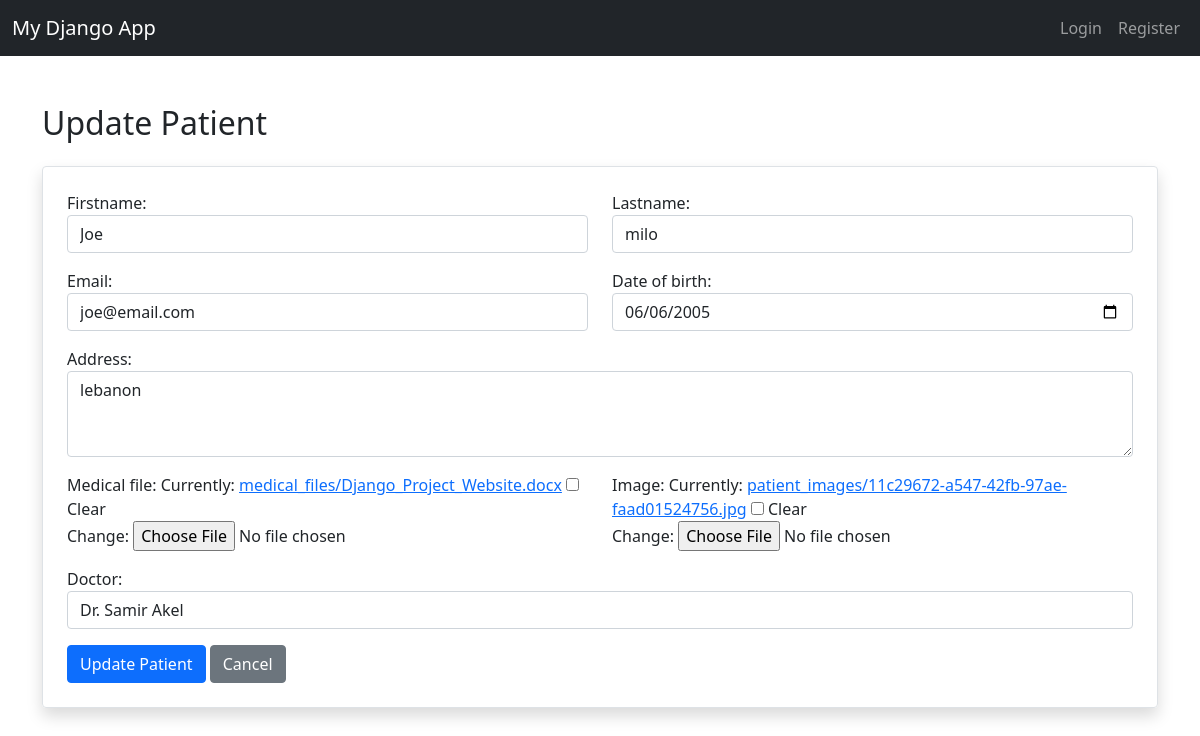
/user/update-patient/3/, run on the app's committed database.
### user/models.py (models this page shows, shortened)
class Patient(models.Model):
    firstname = models.CharField(max_length=255)
    lastname = models.CharField(max_length=255)
    email = models.EmailField()
    address = models.TextField()
    date_of_birth = models.DateField()
    medical_file = models.FileField(upload_to='medical_files/', blank=True, null=True)
    image = models.ImageField(upload_to='patient_images/', blank=True, null=True)
    doctor = models.ForeignKey(Doctor, on_delete=models.SET_NULL, null=True, related_name="patients")

### user/views.py (the view)
# urls.py: path('update-patient/<int:pk>/', update_patient, name='update-patient'),
def update_patient(request, pk):
    patient = Patient.objects.get(id=pk)
    if request.method == 'POST':
        form = PatientForm(request.POST, request.FILES, instance=patient)
        if form.is_valid():
            form.save()
            return redirect('home')
    else:
        form = PatientForm(instance=patient)
    return render(request, 'patient/update_patient.html', {'form': form})

### user/forms.py
class PatientForm(forms.ModelForm):
    class Meta:
        model = Patient
        fields = '__all__'
        widgets = {
            'date_of_birth': forms.DateInput(attrs={'type': 'date', 'class': 'form-control'}),
            'patient_id': forms.TextInput(attrs={'class': 'form-control'}),
            'firstname': forms.TextInput(attrs={'class': 'form-control'}),
            'lastname': forms.TextInput(attrs={'class': 'form-control'}),
            'email': forms.EmailInput(attrs={'class': 'form-control'}),
            'address': forms.Textarea(attrs={'class': 'form-control', 'rows': 3}),
            'doctor': forms.Select(attrs={'class': 'form-control'}),
        }

### user/models.py (called while the page is built)
    def __str__(self):
        return f"{self.firstname} {self.lastname}"

### user/templates/patient/update_patient.html (shortened to what this page needs)
{% extends "base.html" %}
{% block content %}
<div class="container mt-5">
    <h2 class="mb-4">Update Patient</h2>
    <form method="POST" enctype="multipart/form-data" class="border p-4 shadow rounded">
        <div class="row">
            <div class="col-md-6 mb-3">
                {{ form.firstname.label_tag }}
                {{ form.firstname }}
            </div>
            <div class="col-md-6 mb-3">
                {{ form.lastname.label_tag }}
                {{ form.lastname }}
            </div>
        </div>
        <div class="row">
            <div class="col-md-6 mb-3">
                {{ form.email.label_tag }}
                {{ form.email }}
            </div>
            <div class="col-md-6 mb-3">
                {{ form.date_of_birth.label_tag }}
                {{ form.date_of_birth }}
            </div>
        </div>
        <div class="mb-3">
            {{ form.address.label_tag }}
            {{ form.address }}
        </div>
        <div class="row">
            <div class="col-md-6 mb-3">
                {{ form.medical_file.label_tag }}
                {{ form.medical_file }}
            </div>
            <div class="col-md-6 mb-3">
                {{ form.image.label_tag }}
                {{ form.image }}
            </div>
        </div>
        <div class="mb-3">
            {{ form.doctor.label_tag }}
            {{ form.doctor }}
        </div>
        <button type="submit" class="btn btn-primary">Update Patient</button>
        <a href="{% url 'home' %}" class="btn btn-secondary">Cancel</a>
    </form>
</div>
{% endblock %}

### data on the page
Patient: firstname "Joe", lastname "milo", email "joe@email.com", date_of_birth "06/06/2005", address "lebanon", doctor "Dr. Samir Akel"
